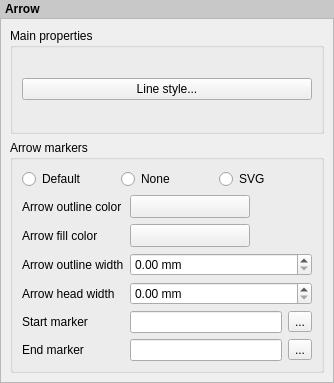
<?xml version="1.0" encoding="UTF-8"?>
<ui version="4.0">
 <class>ComposerArrowWidgetBase</class>
 <widget class="QWidget" name="ComposerArrowWidgetBase">
  <property name="geometry">
   <rect>
    <x>0</x>
    <y>0</y>
    <width>334</width>
    <height>383</height>
   </rect>
  </property>
  <property name="windowTitle">
   <string>Form</string>
  </property>
  <layout class="QVBoxLayout" name="verticalLayout">
   <property name="spacing">
    <number>0</number>
   </property>
   <property name="leftMargin">
    <number>0</number>
   </property>
   <property name="topMargin">
    <number>0</number>
   </property>
   <property name="rightMargin">
    <number>0</number>
   </property>
   <property name="bottomMargin">
    <number>0</number>
   </property>
   <item>
    <widget class="QLabel" name="label_3">
     <property name="sizePolicy">
      <sizepolicy hsizetype="Preferred" vsizetype="Maximum">
       <horstretch>0</horstretch>
       <verstretch>0</verstretch>
      </sizepolicy>
     </property>
     <property name="styleSheet">
      <string notr="true">padding: 2px; font-weight: bold; background-color: rgb(200, 200, 200);</string>
     </property>
     <property name="text">
      <string>Arrow</string>
     </property>
    </widget>
   </item>
   <item>
    <widget class="QScrollArea" name="scrollArea">
     <property name="widgetResizable">
      <bool>true</bool>
     </property>
     <widget class="QWidget" name="scrollAreaWidgetContents">
      <property name="geometry">
       <rect>
        <x>0</x>
        <y>0</y>
        <width>332</width>
        <height>365</height>
       </rect>
      </property>
      <layout class="QVBoxLayout" name="mainLayout">
       <item>
        <widget class="QgsCollapsibleGroupBoxBasic" name="groupBox">
         <property name="focusPolicy">
          <enum>Qt::StrongFocus</enum>
         </property>
         <property name="title">
          <string>Main properties</string>
         </property>
         <property name="syncGroup" stdset="0">
          <string notr="true">composeritem</string>
         </property>
         <property name="collapsed" stdset="0">
          <bool>false</bool>
         </property>
         <layout class="QVBoxLayout" name="verticalLayout_2">
          <item>
           <widget class="QPushButton" name="mLineStyleButton">
            <property name="text">
             <string>Line style...</string>
            </property>
           </widget>
          </item>
         </layout>
        </widget>
       </item>
       <item>
        <widget class="QgsCollapsibleGroupBoxBasic" name="mArrowMarkersGroupBox">
         <property name="focusPolicy">
          <enum>Qt::StrongFocus</enum>
         </property>
         <property name="title">
          <string>Arrow markers</string>
         </property>
         <property name="syncGroup" stdset="0">
          <string notr="true">composeritem</string>
         </property>
         <property name="collapsed" stdset="0">
          <bool>false</bool>
         </property>
         <layout class="QGridLayout" name="gridLayout">
          <item row="0" column="0" colspan="2">
           <layout class="QHBoxLayout" name="horizontalLayout_3">
            <item>
             <widget class="QRadioButton" name="mDefaultMarkerRadioButton">
              <property name="text">
               <string>Default</string>
              </property>
             </widget>
            </item>
            <item>
             <widget class="QRadioButton" name="mNoMarkerRadioButton">
              <property name="text">
               <string>None</string>
              </property>
             </widget>
            </item>
            <item>
             <widget class="QRadioButton" name="mSvgMarkerRadioButton">
              <property name="text">
               <string>SVG</string>
              </property>
             </widget>
            </item>
           </layout>
          </item>
          <item row="1" column="0">
           <widget class="QLabel" name="label_5">
            <property name="text">
             <string>Arrow outline color</string>
            </property>
           </widget>
          </item>
          <item row="1" column="1">
           <widget class="QgsColorButtonV2" name="mArrowHeadOutlineColorButton">
            <property name="sizePolicy">
             <sizepolicy hsizetype="Fixed" vsizetype="Fixed">
              <horstretch>0</horstretch>
              <verstretch>0</verstretch>
             </sizepolicy>
            </property>
            <property name="minimumSize">
             <size>
              <width>120</width>
              <height>0</height>
             </size>
            </property>
            <property name="maximumSize">
             <size>
              <width>120</width>
              <height>16777215</height>
             </size>
            </property>
            <property name="text">
             <string/>
            </property>
           </widget>
          </item>
          <item row="2" column="0">
           <widget class="QLabel" name="label_4">
            <property name="text">
             <string>Arrow fill color</string>
            </property>
           </widget>
          </item>
          <item row="2" column="1">
           <widget class="QgsColorButtonV2" name="mArrowHeadFillColorButton">
            <property name="sizePolicy">
             <sizepolicy hsizetype="Fixed" vsizetype="Fixed">
              <horstretch>0</horstretch>
              <verstretch>0</verstretch>
             </sizepolicy>
            </property>
            <property name="minimumSize">
             <size>
              <width>120</width>
              <height>0</height>
             </size>
            </property>
            <property name="maximumSize">
             <size>
              <width>120</width>
              <height>16777215</height>
             </size>
            </property>
            <property name="text">
             <string/>
            </property>
           </widget>
          </item>
          <item row="3" column="0">
           <widget class="QLabel" name="label">
            <property name="text">
             <string>Arrow outline width</string>
            </property>
           </widget>
          </item>
          <item row="3" column="1">
           <widget class="QgsDoubleSpinBox" name="mOutlineWidthSpinBox">
            <property name="prefix">
             <string/>
            </property>
            <property name="suffix">
             <string> mm</string>
            </property>
            <property name="showClearButton" stdset="0">
             <bool>false</bool>
            </property>
           </widget>
          </item>
          <item row="4" column="0">
           <widget class="QLabel" name="label_2">
            <property name="text">
             <string>Arrow head width</string>
            </property>
           </widget>
          </item>
          <item row="4" column="1">
           <widget class="QgsDoubleSpinBox" name="mArrowHeadWidthSpinBox">
            <property name="prefix">
             <string/>
            </property>
            <property name="suffix">
             <string> mm</string>
            </property>
            <property name="showClearButton" stdset="0">
             <bool>false</bool>
            </property>
           </widget>
          </item>
          <item row="5" column="0">
           <widget class="QLabel" name="mStartMarkerLabel">
            <property name="text">
             <string>Start marker</string>
            </property>
           </widget>
          </item>
          <item row="5" column="1">
           <layout class="QHBoxLayout" name="horizontalLayout">
            <item>
             <widget class="QLineEdit" name="mStartMarkerLineEdit"/>
            </item>
            <item>
             <widget class="QToolButton" name="mStartMarkerToolButton">
              <property name="text">
               <string>...</string>
              </property>
             </widget>
            </item>
           </layout>
          </item>
          <item row="6" column="0">
           <widget class="QLabel" name="mEndMarkerLabel">
            <property name="text">
             <string>End marker</string>
            </property>
           </widget>
          </item>
          <item row="6" column="1">
           <layout class="QHBoxLayout" name="horizontalLayout_2">
            <item>
             <widget class="QLineEdit" name="mEndMarkerLineEdit"/>
            </item>
            <item>
             <widget class="QToolButton" name="mEndMarkerToolButton">
              <property name="text">
               <string>...</string>
              </property>
             </widget>
            </item>
           </layout>
          </item>
         </layout>
        </widget>
       </item>
      </layout>
     </widget>
    </widget>
   </item>
  </layout>
 </widget>
 <customwidgets>
  <customwidget>
   <class>QgsCollapsibleGroupBoxBasic</class>
   <extends>QGroupBox</extends>
   <header>qgscollapsiblegroupbox.h</header>
   <container>1</container>
  </customwidget>
  <customwidget>
   <class>QgsColorButtonV2</class>
   <extends>QToolButton</extends>
   <header>qgscolorbuttonv2.h</header>
   <container>1</container>
  </customwidget>
  <customwidget>
   <class>QgsDoubleSpinBox</class>
   <extends>QDoubleSpinBox</extends>
   <header>qgsdoublespinbox.h</header>
  </customwidget>
 </customwidgets>
 <tabstops>
  <tabstop>scrollArea</tabstop>
  <tabstop>groupBox</tabstop>
  <tabstop>mLineStyleButton</tabstop>
  <tabstop>mArrowMarkersGroupBox</tabstop>
  <tabstop>mDefaultMarkerRadioButton</tabstop>
  <tabstop>mNoMarkerRadioButton</tabstop>
  <tabstop>mSvgMarkerRadioButton</tabstop>
  <tabstop>mArrowHeadOutlineColorButton</tabstop>
  <tabstop>mArrowHeadFillColorButton</tabstop>
  <tabstop>mOutlineWidthSpinBox</tabstop>
  <tabstop>mArrowHeadWidthSpinBox</tabstop>
  <tabstop>mStartMarkerLineEdit</tabstop>
  <tabstop>mStartMarkerToolButton</tabstop>
  <tabstop>mEndMarkerLineEdit</tabstop>
  <tabstop>mEndMarkerToolButton</tabstop>
 </tabstops>
 <resources/>
 <connections/>
</ui>
